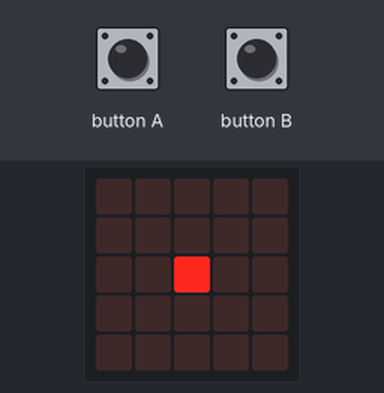
This program was run on a simulated BBC micro:bit (MakeCode). On the bench: the board's 5×5 LED display. Inputs (shaded band) come from the test bench.

Above: at 1.2 s.
1.3 s: button A pressed 5 times (0.12 s each, 0.3 s apart)
At 3.0 s:
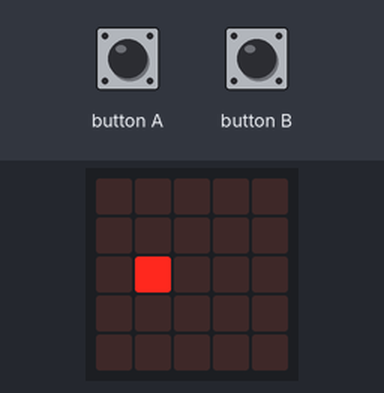
4.3 s: button B pressed for 0.15 s
At 4.8 s:
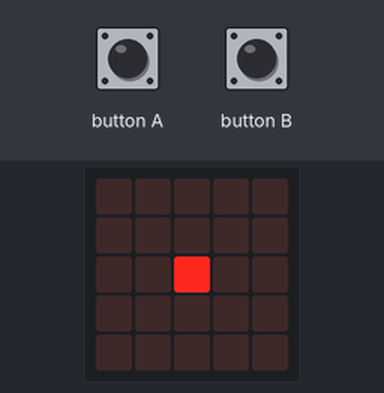
5.9 s: button A pressed for 0.15 s
At 6.6 s:
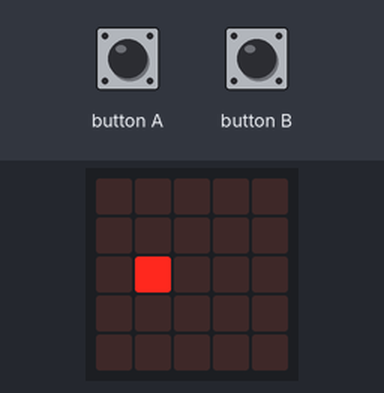
Timing chart, 0 to 8.9 s (numbered marks = the images above; inputs shaded):
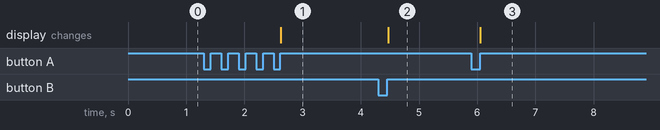

The program:

main.ts
```typescript
input.onButtonPressed(Button.A, function () {
    ROPE += -0.1
})
input.onButtonPressed(Button.B, function () {
    ROPE += 0.1
})
let ROPE = 2
basic.forever(function () {
    basic.clearScreen()
    led.plot(Math.round(ROPE), 2)
    if (ROPE < 0) {
        basic.showString("A WINS")
    } else if (ROPE > 4) {
        basic.showString("B WINS")
    }
})
```

test.ts
```typescript
// 在此处测试；当此软件包作为插件使用时，将不会编译此软件包。
```

Measured:
- after the input at 1.3 s, the display: changes after 1.3 s (image 1)
- after the input at 4.3 s, the display: changes after 0.17 s (image 2)
- after the input at 5.9 s, the display: changes after 0.15 s (image 3)
